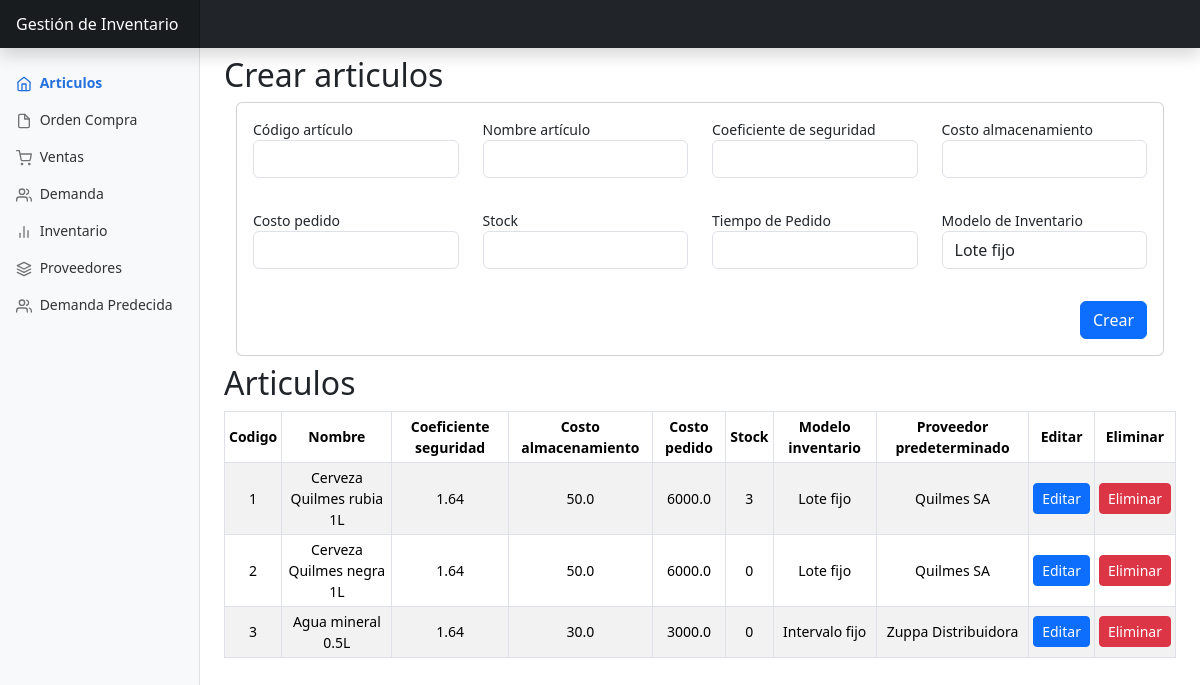
Before: /articulos/ with the older database file.
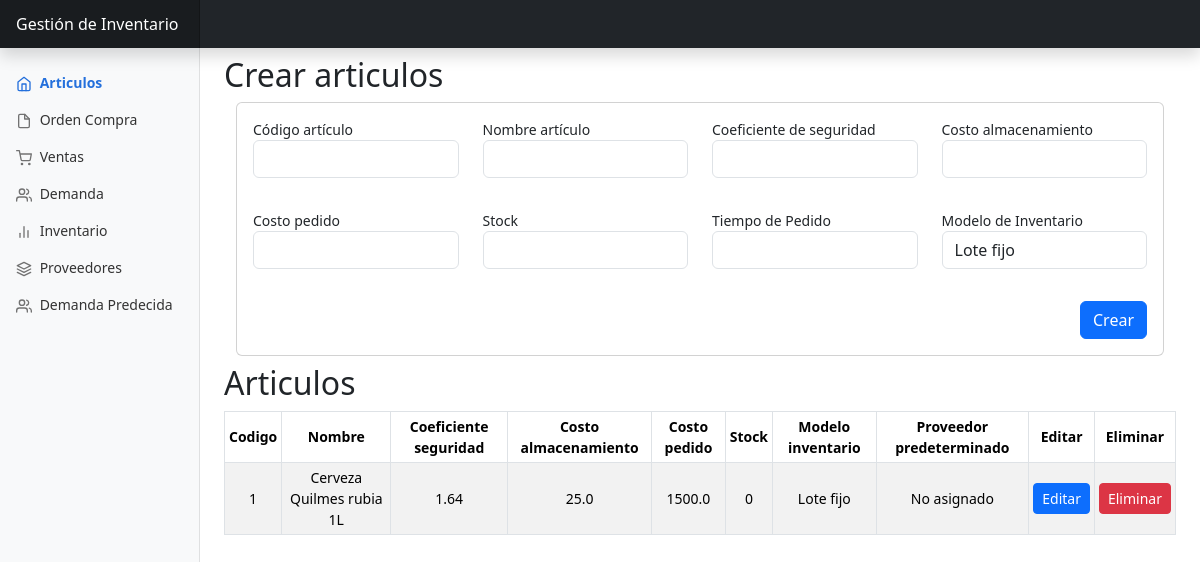
After: the same page with the newer database file.
### app/models.py (models this page shows, shortened)
class Articulo(db.Model):
    __tablename__ = 'articulo'
    id = db.Column(db.Integer, primary_key=True)
    codigo_articulo = db.Column(db.Integer, unique=True, nullable=False)
    nombre_articulo = db.Column(db.String(100), nullable=False)
    coeficiente_seguridad = db.Column(db.Float, nullable=False)
    costo_almacenamiento = db.Column(db.Float, nullable=False)
    costo_de_pedido = db.Column(db.Float, nullable=False)
    stock = db.Column(db.Integer, nullable=False)
    tiempo_de_pedido = db.Column(db.Integer)
    modelo_inventario_id = db.Column(db.Integer, db.ForeignKey('modelo_inventario.id'), nullable=False)
    detalle_proveedor_predeterminado_id = db.Column(db.Integer, db.ForeignKey('detalle_proveedor.id'))
    detalle_proveedor_predeterminado = db.relationship('DetalleProveedor', foreign_keys=[detalle_proveedor_predeterminado_id], backref='articulo_predeterminado', uselist=False)
    detalles_proveedor = db.relationship('DetalleProveedor', backref='articulo', foreign_keys='DetalleProveedor.articulo_id')
    ordenes_compra = db.relationship ('OrdenCompra',backref='articulo',lazy='dynamic')

class ModeloInventario(db.Model):
    __tablename__ = 'modelo_inventario'
    id = db.Column(db.Integer, primary_key=True)
    nombre = db.Column(db.String(100), nullable=False)
    articulos=db.relationship('Articulo', lazy='dynamic',backref='modelo_inventario')

class Proveedor(db.Model):
    __tablename__ = 'proveedor'
    id = db.Column(db.Integer, primary_key=True)
    nombre = db.Column(db.String(100), nullable=False)
    detalles_proveedor=db.relationship('DetalleProveedor',lazy='dynamic',backref='proveedor')

### app/views/articulos.py (the view, shortened to what this page needs)
@bp.route('/', methods=['GET', 'POST'])
def get_articulos():
    form_articulo_crear = ArticuloFormCrear()
    form_articulos_editar= ArticuloFormEditar()
    form_articulo_crear.modelo_inventario_id.choices = [(m.id, m.nombre) for m in ModeloInventario.query.all()]
    if form_articulo_crear.errors:
        flash(f'Errores en el formulario: {form_articulo_crear.errors}', 'danger')
        print("Errores del formulario:", form_articulo_crear.errors)
    articulos = Articulo.query.all()
    return render_template('articulos/index.html', articulos=articulos, form_articulo_crear=form_articulo_crear,form_articulos_editar=form_articulos_editar)

### app/forms.py
class ArticuloFormCrear(FlaskForm):
    codigo_articulo = IntegerField('Código artículo', validators=[DataRequired(), NumberRange(min=1)])
    nombre_articulo = StringField('Nombre artículo', validators=[DataRequired()])
    coeficiente_seguridad = FloatField('Coeficiente de seguridad', validators=[DataRequired(), NumberRange(min=0)])
    costo_almacenamiento = FloatField('Costo almacenamiento', validators=[DataRequired(), NumberRange(min=0)])
    costo_de_pedido = FloatField('Costo pedido', validators=[DataRequired(), NumberRange(min=0)])
    stock = IntegerField('Stock', validators=[NumberRange(min=0)])
    tiempo_de_pedido = IntegerField('Tiempo de Pedido', validators=[NumberRange(min=0)])
    modelo_inventario_id = SelectField('Modelo de Inventario', coerce=int, validators=[DataRequired()])
    submit = SubmitField('Crear')

class ArticuloFormEditar(FlaskForm):
    codigo_articulo = IntegerField('Código artículo', validators=[DataRequired(), NumberRange(min=1)])
    nombre_articulo = StringField('Nombre artículo', validators=[DataRequired()])
    coeficiente_seguridad = FloatField('Coeficiente de seguridad', validators=[DataRequired(), NumberRange(min=0)])
    costo_almacenamiento = FloatField('Costo almacenamiento', validators=[DataRequired(), NumberRange(min=0)])
    costo_de_pedido = FloatField('Costo pedido', validators=[DataRequired(), NumberRange(min=0)])
    stock = IntegerField('Stock', validators=[NumberRange(min=0)])
    tiempo_de_pedido = IntegerField('Tiempo de Pedido', validators=[NumberRange(min=0)])
    modelo_inventario_id = SelectField('Modelo de Inventario', coerce=int, validators=[DataRequired()])
    detalle_proveedor_predeterminado_id=SelectField('Proveedor predeterminado', coerce=int, validators=[DataRequired()])
    submit = SubmitField('Crear')

### app/templates/articulos/index.html (shortened to what this page needs)
{% extends 'base.html' %}
{% block body %}
<h2 class="mt-2">Crear articulos</h2>
<div class="container">
  <div class="card">
      <div class="card-body">
        <form method="POST">
          <div class="row mb-3">
            <div class="col">
              <label>{{ form_articulo_crear.codigo_articulo.label }}</label>
              {{ form_articulo_crear.codigo_articulo(class="form-control mb-3") }}
            </div>
            <div class="col">
              <label>{{ form_articulo_crear.nombre_articulo.label }}</label>
              {{ form_articulo_crear.nombre_articulo(class="form-control mb-3") }}
            </div>
            <div class="col">
              <label>{{ form_articulo_crear.coeficiente_seguridad.label }}</label>
              {{ form_articulo_crear.coeficiente_seguridad(class="form-control mb-3") }}
            </div>
            <div class="col">
              <label>{{ form_articulo_crear.costo_almacenamiento.label }}</label>
              {{ form_articulo_crear.costo_almacenamiento(class="form-control mb-3") }}
            </div>
          </div>
          <div class="row mb-3">
            <div class="col">
              <label>{{ form_articulo_crear.costo_de_pedido.label }}</label>
              {{ form_articulo_crear.costo_de_pedido(class="form-control mb-3") }}
            </div>
            <div class="col">
              <label>{{ form_articulo_crear.stock.label }}</label>
              {{ form_articulo_crear.stock(class="form-control mb-3") }}
            </div>
            <div class="col">
              <label>{{ form_articulo_crear.tiempo_de_pedido.label }}</label>
              {{ form_articulo_crear.tiempo_de_pedido(class="form-control mb-3") }}
            </div>
            <div class="col">
              <label>{{ form_articulo_crear.modelo_inventario_id.label }}</label>
              {{ form_articulo_crear.modelo_inventario_id(class="form-control mb-3") }}
            </div>
          </div>
          <div class="col d-flex justify-content-end">
            {{ form_articulo_crear.submit(class="btn btn-primary") }}
          </div>
        </form>
      </div>
  </div>
</div>
<h2 class="mt-2">Articulos</h2>
<div class="table-responsive">
  <table class="table table-striped table-sm table-bordered">
    <thead>
      <tr>
        <th scope="col" class="text-center align-middle">Codigo</th>
        <th scope="col" class="text-center align-middle">Nombre</th>
        <th scope="col" class="text-center align-middle">Coeficiente seguridad</th>
        <th scope="col" class="text-center align-middle">Costo almacenamiento</th>
        <th scope="col" class="text-center align-middle">Costo pedido</th>
        <th scope="col" class="text-center align-middle">Stock</th>
        <th scope="col" class="text-center align-middle">Modelo inventario</th>
        <th scope="col" class="text-center align-middle">Proveedor predeterminado</th>
        <th scope="col" class="text-center align-middle">Editar</th>
        <th scope="col" class="text-center align-middle">Eliminar</th>
      </tr>
    </thead>
    <tbody>
      {% for articulo in articulos %}
      <tr>
        <td class="text-center align-middle">{{articulo.codigo_articulo}}</td>
        <td class="text-center align-middle">{{articulo.nombre_articulo}}</td>
        <td class="text-center align-middle">{{articulo.coeficiente_seguridad}}</td>
        <td class="text-center align-middle">{{articulo.costo_almacenamiento}}</td>
        <td class="text-center align-middle">{{articulo.costo_de_pedido}}</td>
        <td class="text-center align-middle">{{articulo.stock}}</td>
        <td class="text-center align-middle">{{articulo.modelo_inventario.nombre}}</td>
        <td class="text-center align-middle">
          {% if articulo.detalle_proveedor_predeterminado %}
              {{ articulo.detalle_proveedor_predeterminado.proveedor.nombre }}
          {% else %}
              No asignado
          {% endif %}
        </td>
        <td class="text-center align-middle"> <a class="btn btn-primary btn-sm" href="{{ url_for('articulos.edit', id=articulo.id) }}">Editar</a></td>
        <td class="text-center align-middle"><button class="btn btn-danger btn-sm" id="btn-edit{{articulo.id}}" data-bs-toggle="modal" data-bs-target="#modalEliminar{{articulo.id}}">Eliminar</button></td>
      </tr>
      {% endfor %}
    </tbody>
  </table>
</div>
{% endblock %}

### app/templates/base.html (shortened to what this page needs)
<!DOCTYPE html>
<html lang="en">
<head>
    <link href="https://cdn.jsdelivr.net/npm/bootstrap@5.2.3/dist/css/bootstrap.min.css" rel="stylesheet">
    <link href="{{ url_for('static', filename='css/bootstrap.min.css') }}" rel="stylesheet">
    <link href="{{ url_for('static', filename='css/dashboard.css') }}" rel="stylesheet">
</head>
<body>
    <header class="navbar navbar-dark sticky-top bg-dark flex-md-nowrap p-0 shadow">
        <a class="navbar-brand col-md-3 col-lg-2 me-0 px-3" href="#">Gestión de Inventario</a>
      </header>
      <div class="container-fluid">
        <div class="row">
          <nav id="sidebarMenu" class="col-md-3 col-lg-2 d-md-block bg-light sidebar collapse">
            <div class="position-sticky pt-3">
              <ul class="nav flex-column">
                <li class="nav-item">
                  <a class="nav-link {% if request.path == url_for('articulos.get_articulos') %}active{% endif %}" aria-current="page"href="http://127.0.0.1:5000/articulos/">
                    <span data-feather="home"></span>
                    Articulos
                  </a>
                </li>
                <li class="nav-item">
                  <a class="nav-link {% if request.path == url_for('ordenCompra.get_ordenes_compra') %}active{% endif %}" href="http://127.0.0.1:5000/ordenCompra/">
                    <span data-feather="file"></span>
                    Orden Compra
                  </a>
                </li>
                <li class="nav-item">
                  <a class="nav-link {% if request.path == url_for('ventas.get_ventas') %}active{% endif %}"href="http://127.0.0.1:5000/ventas/">
                    <span data-feather="shopping-cart"></span>
                    Ventas
                  </a>
                </li>
                <li class="nav-item">
                  <a class="nav-link {% if request.path == url_for('demanda.get_demanda') %}active{% endif %}"href="http://127.0.0.1:5000/demanda/">
                    <span data-feather="users"></span>
                    Demanda
                  </a>
                </li>
                <li class="nav-item">
                  <a class="nav-link {% if request.path == url_for('inventario.articulos_a_reponer_bajo_stock') %}active{% endif %}" href="http://127.0.0.1:5000/inventario/">
                    <span data-feather="bar-chart-2"></span>
                    Inventario
                  </a>
                </li>
                <li class="nav-item">
                  <a class="nav-link {% if request.path == url_for('proveedores.index') %}active{% endif %}" href="http://127.0.0.1:5000/proveedores/">
                    <span data-feather="layers"></span>
                    Proveedores
                  </a>
                  <li class="nav-item">
                    <a class="nav-link {% if request.path == url_for('demanda_predecida.index') %}active{% endif %}" href="http://127.0.0.1:5000/demanda_predecida/">
                      <span data-feather="users"></span>
                      Demanda Predecida
                    </a>
                </li>
              </ul>
            </div>
          </nav>
          <main class="col-md-9 ms-sm-auto col-lg-10 px-md-4">
            {% block body %}{% endblock %}
          </main>
        </div>
      </div>
</body>
</html>

### app/static/css/dashboard.css (style rules this page uses)
body { font-size: .875rem; }
.feather { width: 16px; height: 16px; vertical-align: text-bottom; }
.sidebar { position: fixed; top: 0; bottom: 0; left: 0; z-index: 100; padding: 48px 0 0; box-shadow: inset -1px 0 0 rgba(0, 0, 0, .1); }
.sidebar .nav-link { font-weight: 500; color: #333; }
.sidebar .nav-link .feather { margin-right: 4px; color: #727272; }
.sidebar .nav-link.active { color: #2470dc; font-weight: bold; }
.sidebar .nav-link:hover .feather, .sidebar .nav-link.active .feather { color: inherit; }
.navbar-brand { padding-top: .75rem; padding-bottom: .75rem; font-size: 1rem; background-color: rgba(0, 0, 0, .25); box-shadow: inset -1px 0 0 rgba(0, 0, 0, .25); }

Changed rows visible on the page:
removed Articulo: codigo_articulo "2", nombre_articulo "Cerveza Quilmes negra 1L", coeficiente_seguridad "1.64", costo_almacenamiento "50.0", costo_de_pedido "6000.0", stock "0", modelo_inventario.nombre "Lote fijo", detalle_proveedor_predeterminado.proveedor.nombre "Quilmes SA"
removed Articulo: codigo_articulo "3", nombre_articulo "Agua mineral 0.5L", coeficiente_seguridad "1.64", costo_almacenamiento "30.0", costo_de_pedido "3000.0", stock "0", modelo_inventario.nombre "Intervalo fijo", detalle_proveedor_predeterminado.proveedor.nombre "Zuppa Distribuidora"
changed Articulo "Cerveza Quilmes rubia 1L": costo_almacenamiento "50.0" → "25.0"; costo_de_pedido "6000.0" → "1500.0"; stock "3" → "0"; detalle_proveedor_predeterminado.proveedor.nombre "Quilmes SA" → (not shown); now shows "No asignado"
